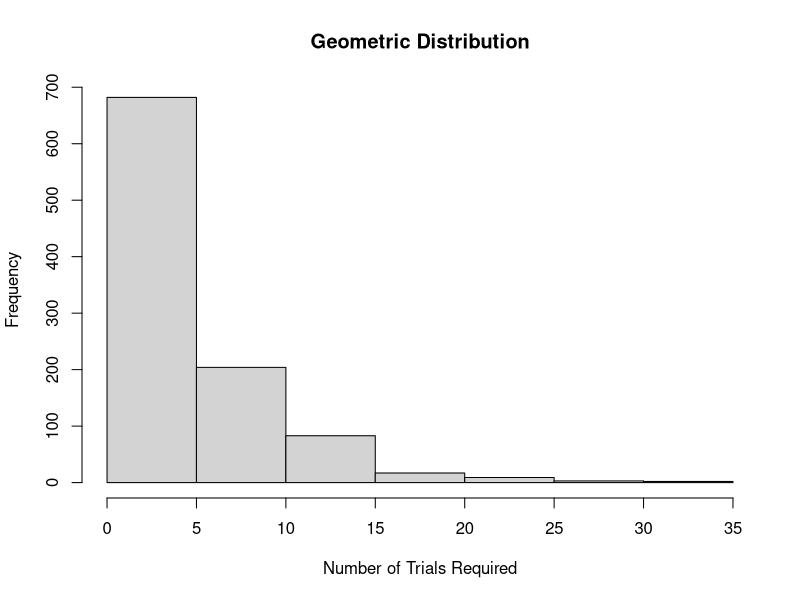

Write R code to recreate this figure.
## ---- chunk 1
knitr::opts_chunk$set(echo = TRUE, comment = "")
## ---- chunk 2
# 1 Probability of success
p <- 0.2

# 2 Generate 1000 random variables
x <- rgeom(1000, p) + 1

# 3 Calculate basic statistics
mean_x <- mean(x)
var_x <- var(x)
sd_x <- sd(x)

# 4 Print results
cat("Number of trials required to achieve first success: \n")

for (i in seq(1, length(x), by = 20)) {
  cat(paste(x[i:min(i + 19, length(x))], collapse = " "))
  cat("\n")
}

cat("Mean (in 2 decimal places):", sprintf("%.2f", mean_x), "\n")
cat("Variance (in 2 decimal places):", sprintf("%.2f", var_x), "\n")
cat("Standard deviation (in 2 decimal places):", sprintf("%.2f", sd_x), "\n")

# 5 Histogram
hist(x,
     main = "Geometric Distribution",
     xlab = "Number of Trials Required",
     ylab = "Frequency")
## ---- chunk 3
# Box of 40
box1 <- 40
defective1 <- 4
sample1 <- 10

# More than 10% of 10 means at least 2 defective chips
P1 <- 1 - phyper(1, defective1, box1 - defective1, sample1)

cat("Probability for a sample of 10 from a box of 40:",
    sprintf("%.4f", P1), "\n")

# Box of 5000
box2 <- 5000
defective2 <- 500
sample2 <- 10

# More than 10% of 10 means at least 2 defective chips
P2 <- 1 - phyper(1, defective2, box2 - defective2, sample2)

cat("Probability for a sample of 10 from a box of 5000:",
    sprintf("%.4f", P2), "\n")
